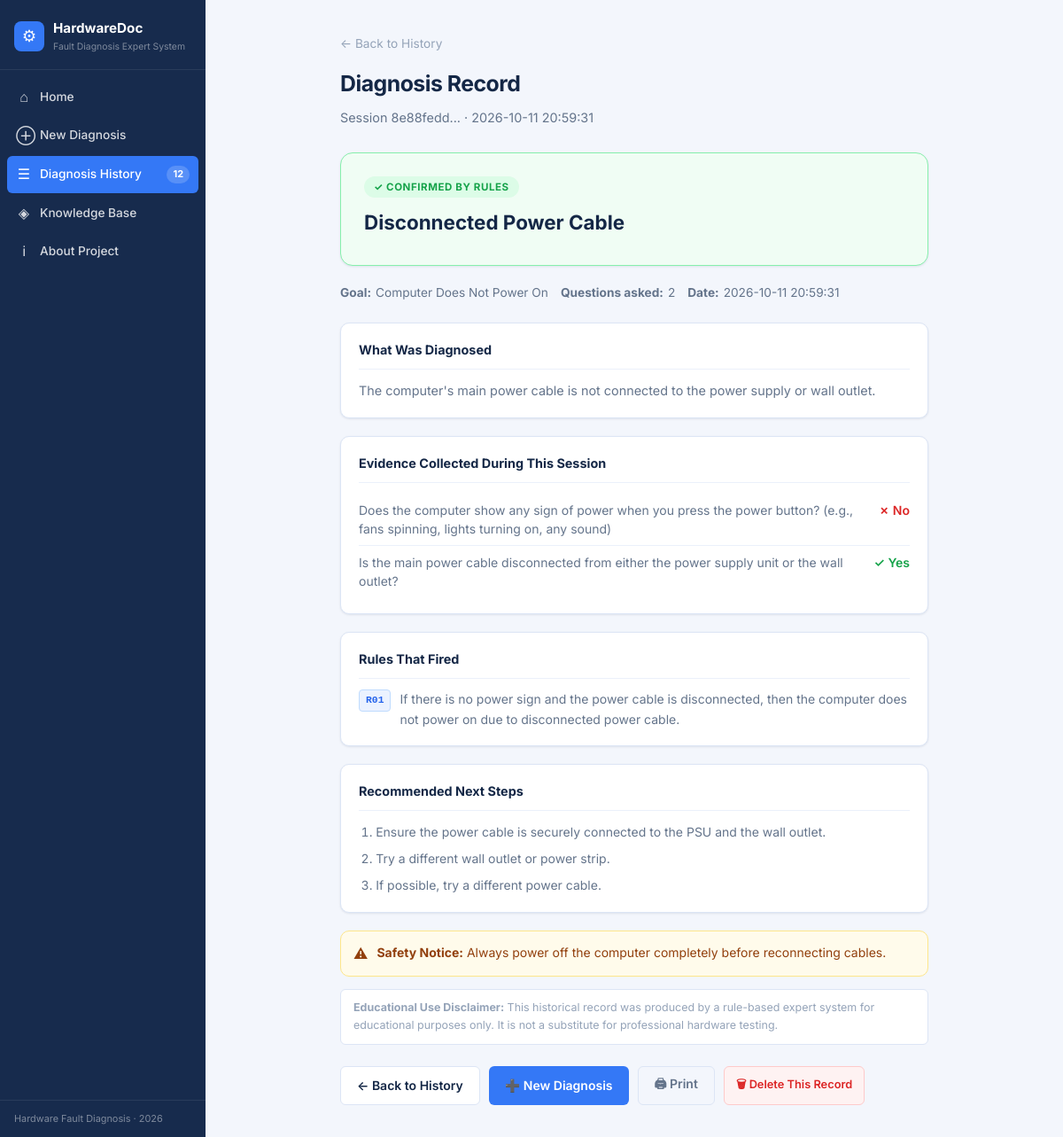
/history/8e88fedd-4ee9-419d-9fb6-22c0fa628519, run on the app's committed database.
### tables this page shows
CREATE TABLE diagnosis_sessions (
                session_id      TEXT PRIMARY KEY,
                created_at      TEXT NOT NULL,
                goal_id         TEXT NOT NULL,
                goal_label      TEXT NOT NULL,
                conclusion_id   TEXT,
                conclusion_label TEXT NOT NULL,
                status_label    TEXT NOT NULL,
                confidence      TEXT NOT NULL,
                questions_asked INTEGER NOT NULL DEFAULT 0,
                answers_json    TEXT NOT NULL,
                result_json     TEXT NOT NULL,
                inference_summary TEXT NOT NULL
            );

### app.py (the view)
@app.route("/history/<session_id>")
def history_detail(session_id):
    record = get_session_detail(session_id)
    if not record:
        abort(404)
    return render_template("history_detail.html", record=record)

### app.py (called while the page is built)
@app.context_processor
def inject_globals():
    return {
        "app_name": "HardwareDoc",
        "current_year": datetime.now().year,
        "kb_errors": KB["validation_errors"],
        "history_count": count_sessions(),
    }

### database/history.py (called while the page is built)
def get_db_path() -> str:
    os.makedirs(os.path.dirname(DB_PATH), exist_ok=True)
    return DB_PATH

def get_connection(db_path: str | None = None) -> sqlite3.Connection:
    path = db_path or get_db_path()
    conn = sqlite3.connect(path)
    conn.row_factory = sqlite3.Row
    return conn

def init_db(db_path: str | None = None) -> None:
    with get_connection(db_path) as conn:
        conn.execute("""
            CREATE TABLE IF NOT EXISTS diagnosis_sessions (
                session_id      TEXT PRIMARY KEY,
                created_at      TEXT NOT NULL,
                goal_id         TEXT NOT NULL,
                goal_label      TEXT NOT NULL,
                conclusion_id   TEXT,
                conclusion_label TEXT NOT NULL,
                status_label    TEXT NOT NULL,
                confidence      TEXT NOT NULL,
                questions_asked INTEGER NOT NULL DEFAULT 0,
                answers_json    TEXT NOT NULL,
                result_json     TEXT NOT NULL,
                inference_summary TEXT NOT NULL
            )
        """)
        conn.commit()

def get_session_detail(session_id: str, db_path: str | None = None) -> dict | None:
    init_db(db_path)
    with get_connection(db_path) as conn:
        row = conn.execute(
            """
            SELECT * FROM diagnosis_sessions WHERE session_id = ?
            """,
            (session_id,),
        ).fetchone()
    if not row:
        return None
    record = dict(row)
    try:
        record["answers"] = json.loads(record["answers_json"])
    except Exception:
        record["answers"] = []
    try:
        record["result"] = json.loads(record["result_json"])
    except Exception:
        record["result"] = {}
    try:
        record["inference_summary"] = json.loads(record["inference_summary"])
    except Exception:
        record["inference_summary"] = {}
    return record

def count_sessions(db_path: str | None = None) -> int:
    init_db(db_path)
    with get_connection(db_path) as conn:
        row = conn.execute(
            "SELECT COUNT(*) as cnt FROM diagnosis_sessions"
        ).fetchone()
    return row["cnt"] if row else 0

### templates/history_detail.html (shortened to what this page needs)
{% extends "base.html" %}
{% block content %}
<div class="page-inner page-narrow">
  <div class="page-header">
    <a href="{{ url_for('history') }}" class="back-link" id="back-to-history">← Back to History</a>
    <h1 class="page-title">Diagnosis Record</h1>
    <p class="page-subtitle">Session {{ record.session_id[:8] }}... · {{ record.created_at | replace('T', ' ') }}</p>
  </div>
  <div class="result-header result-{{ record.confidence }}">
    <div class="result-status-badge">
      {% if record.confidence == 'confirmed' %}✓ Confirmed by Rules
      {% elif record.confidence == 'suspected' %}⚠ Suspected
      {% else %}◌ Insufficient Evidence
      {% endif %}
    </div>
    <h2 class="result-title">{{ record.conclusion_label }}</h2>
  </div>
  <div class="result-meta">
    <span class="result-meta-item">
      <strong>Goal:</strong> {{ record.goal_label }}
    </span>
    <span class="result-meta-item">
      <strong>Questions asked:</strong> {{ record.questions_asked }}
    </span>
    <span class="result-meta-item">
      <strong>Date:</strong> {{ record.created_at | replace('T', ' ') }}
    </span>
  </div>
  {% if record.inference_summary %}
  {% set snap = record.inference_summary %}
  {% if snap.conclusion_description %}
  <div class="result-section">
    <h2 class="result-section-title">What Was Diagnosed</h2>
    <p class="result-description">{{ snap.conclusion_description }}</p>
  </div>
  {% endif %}
  {% if snap.known_facts %}
  <div class="result-section">
    <h2 class="result-section-title">Evidence Collected During This Session</h2>
    <div class="facts-table">
      {% for fact in snap.known_facts %}
      <div class="fact-row">
        <span class="fact-question">{{ fact.question }}</span>
        <span class="fact-answer answer-{{ fact.answer }}">
          {% if fact.answer == 'yes' %}✓ Yes
          {% elif fact.answer == 'no' %}✗ No
          {% else %}? Unknown{% endif %}
        </span>
      </div>
      {% endfor %}
    </div>
  </div>
  {% endif %}
  {% if snap.fired_rules %}
  <div class="result-section">
    <h2 class="result-section-title">Rules That Fired</h2>
    <div class="rules-list">
      {% for rule in snap.fired_rules %}
      <div class="rule-item">
        <span class="rule-id-badge">{{ rule.id }}</span>
        <span class="rule-desc">{{ rule.description }}</span>
      </div>
      {% endfor %}
    </div>
  </div>
  {% endif %}
  {% if snap.next_steps %}
  <div class="result-section">
    <h2 class="result-section-title">Recommended Next Steps</h2>
    <ol class="next-steps-list">
      {% for step in snap.next_steps %}
      <li>{{ step }}</li>
      {% endfor %}
    </ol>
  </div>
  {% endif %}
  {% if snap.safety_note %}
  <div class="safety-note" role="note">
    <span class="safety-icon" aria-hidden="true">⚠</span>
    <div><strong>Safety Notice:</strong> {{ snap.safety_note }}</div>
  </div>
  {% endif %}
  {% endif %}
  <div class="disclaimer" role="note">
    <strong>Educational Use Disclaimer:</strong> This historical record was produced by a
    rule-based expert system for educational purposes only. It is not a substitute for
    professional hardware testing.
  </div>
  <div class="result-actions">
    <a href="{{ url_for('history') }}" class="btn btn-secondary" id="hist-back-btn">← Back to History</a>
    <a href="{{ url_for('diagnosis_new') }}" class="btn btn-primary" id="hist-new-diag-btn">➕ New Diagnosis</a>
    <button onclick="window.print()" class="btn btn-ghost" id="hist-print-btn">🖨 Print</button>
    <button class="btn btn-danger btn-sm"
            onclick="confirmDeleteRecord('{{ record.session_id }}')"
            id="hist-delete-btn">
      🗑 Delete This Record
    </button>
  </div>
</div>
{% endblock %}

### data on the page
diagnosis_sessions: created_at "2026-10-11 20:59:31", conclusion_label "Disconnected Power Cable", goal_label "Computer Does Not Power On", questions_asked "2"

### other printed values
{{ history_count }} "12"
{{ record.session_id[:8] }} "8e88fedd"
{{ snap.conclusion_description }} "The computer's main power cable is not connected to the power supply or wall outlet."
{{ fact.question }} "Does the computer show any sign of power when you press the power button? (e.g., fans spinning, lights turning on, any sound)" "Is the main power cable disconnected from either the power supply unit or the wall outlet?"
{{ rule.id }} "R01"
{{ rule.description }} "If there is no power sign and the power cable is disconnected, then the computer does not power on due to disconnected power cable."
{{ step }} "Ensure the power cable is securely connected to the PSU and the wall outlet." "Try a different wall outlet or power strip." "If possible, try a different power cable."
{{ snap.safety_note }} "Always power off the computer completely before reconnecting cables."
